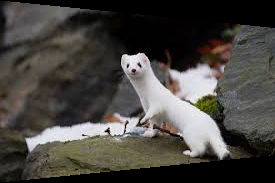
#> input picture CSCI2620-InClassProjects/keystone.png, 275 x 183 px
$ python difference.py
#> lines starting #> are read from the running program, lines starting #| are printed output that depends on the picture; long printed decimals are rounded
from PIL import Image

if __name__ == '__main__':

    image1 = Image.open("keystone.png")
#> image1 is the input picture: PIL image 275x183 RGB; mean R, G, B 72, 69.3, 64.9
    data1 = image1.load()
    image2 = Image.open("stoat.jpg")
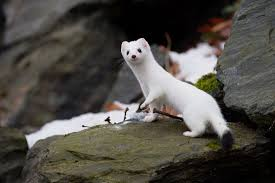
#> input picture CSCI2620-InClassProjects/stoat.jpg, 275 x 183 px
#> image2 is the input picture: PIL image 275x183 RGB; mean R, G, B 79.2, 75.9, 69.9
    data2 = image2.load()

    image3 = Image.new("RGB", (image1.width, image1.height))
#> image3: PIL image 275x183 RGB; every value is 0
    data3 = image3.load()
    sumError = 0

    for row in range(image1.height):
        for col in range (image1.width):
            data3[col, row] = tuple(map(lambda a,b:abs(a-b), data1[col, row], data2[col, row]))
            sumError += data3[col, row][0] + data3[col, row][1] + data3[col, row][2]
#> after the loop, sumError = 5567376

    print((sumError/(image3.width * image3.height)))
#| 110.628

    image3.save("diff.png")
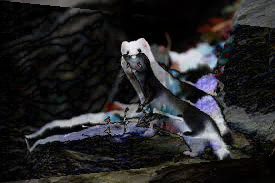
#> saved as diff.png: PIL image 275x183 RGB; mean R, G, B 36.6, 36.4, 37.6
